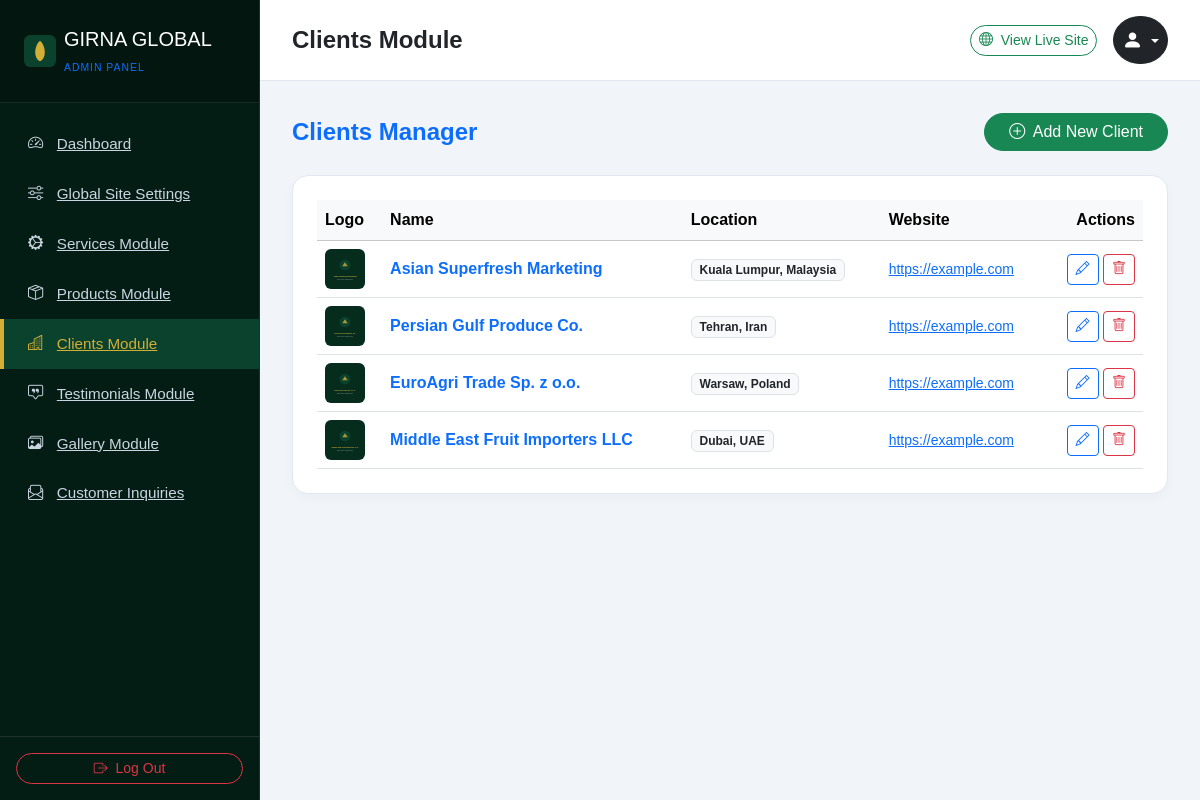
Page /admin/clients.php (signed in) on the committed database.
### tables this page shows
CREATE TABLE `clients` (
  `id` INT(11) NOT NULL AUTO_INCREMENT,
  `name` VARCHAR(150) NOT NULL,
  `logo` VARCHAR(255) DEFAULT NULL,
  `location` VARCHAR(100) DEFAULT 'International Market',
  `website` VARCHAR(255) DEFAULT '',
  `description` TEXT DEFAULT NULL,
  `sort_order` INT(11) DEFAULT 0,
  `created_at` TIMESTAMP DEFAULT CURRENT_TIMESTAMP,
  PRIMARY KEY (`id`)
);

### includes/db.php (called while the page is built, shortened)
<?php
class DB {
    public static function pdo() {
        return getDBConnection();
    }
    public static function query($sql, $params = []) {
        $pdo = self::pdo();
        $stmt = $pdo->prepare($sql);
        $stmt->execute($params);
        return $stmt;
    }
    public static function fetchAll($sql, $params = []) {
        $stmt = self::query($sql, $params);
        return $stmt ? $stmt->fetchAll() : [];
    }
}

### admin/clients.php (the view, shortened to what this page needs)
<?php
require_once __DIR__ . '/includes/header.php';
$action = $_GET['action'] ?? 'list';
$id = (int)($_GET['id'] ?? 0);
if ($action === 'add' || $action === 'edit'):
    $client = ($id > 0) ? DB::fetch("SELECT * FROM clients WHERE id = ?", [$id]) : null;
?>
<div class="d-flex justify-content-between align-items-center mb-4">
    <h4 class="fw-bold text-primary mb-0"><?= ($id > 0) ? 'Edit Client' : 'Add New Client' ?></h4>
    <a href="<?= ADMIN_URL ?>/clients.php" class="btn btn-outline-secondary rounded-pill btn-sm">Back to List</a>
</div>
<div class="admin-card p-4 max-w-700">
    <form action="<?= ADMIN_URL ?>/clients.php?id=<?= $id ?>" method="POST" enctype="multipart/form-data">
        <input type="hidden" name="csrf_token" value="<?= CSRF_TOKEN ?>">
        <div class="mb-3">
            <label class="form-label fw-semibold">Client / Company Name *</label>
            <input type="text" name="name" class="form-control" value="<?= e($client['name'] ?? '') ?>" required placeholder="e.g. Middle East Fruit Importers LLC">
        </div>
        <div class="row g-3 mb-3">
            <div class="col-md-6">
                <label class="form-label fw-semibold">Location / Country *</label>
                <input type="text" name="location" class="form-control" value="<?= e($client['location'] ?? '') ?>" required placeholder="Dubai, UAE">
            </div>
            <div class="col-md-6">
                <label class="form-label fw-semibold">Website Link</label>
                <input type="url" name="website" class="form-control" value="<?= e($client['website'] ?? '') ?>" placeholder="https://example.com">
            </div>
        </div>
        <div class="mb-3">
            <label class="form-label fw-semibold">Client Description</label>
            <textarea name="description" class="form-control" rows="3"><?= e($client['description'] ?? '') ?></textarea>
        </div>
        <div class="mb-3">
            <label class="form-label fw-semibold">Client Logo</label>
            <div class="image-preview-container mb-2" style="max-width:120px; height:80px;">
                <img src="<?= get_image_url($client['logo'] ?? '', 'clients', 'Logo') ?>" id="clientPreview" alt="Preview">
            </div>
            <input type="file" name="logo" class="form-control form-control-sm" data-preview="clientPreview" accept="image/*">
        </div>
        <div class="mb-3">
            <label class="form-label fw-semibold">Sort Order</label>
            <input type="number" name="sort_order" class="form-control" value="<?= e($client['sort_order'] ?? 0) ?>">
        </div>
        <button type="submit" class="btn btn-success py-2 px-4 rounded-pill fw-bold">Save Client</button>
    </form>
</div>
<?php
else:
    $clients = DB::fetchAll("SELECT * FROM clients ORDER BY sort_order ASC, id DESC");
?>
<div class="d-flex justify-content-between align-items-center mb-4">
    <h4 class="fw-bold text-primary mb-0">Clients Manager</h4>
    <a href="<?= ADMIN_URL ?>/clients.php?action=add" class="btn btn-success rounded-pill px-4">
        <i class="bi bi-plus-circle me-1"></i> Add New Client
    </a>
</div>
<div class="admin-card p-4">
    <div class="table-responsive">
        <table class="table table-hover align-middle mb-0">
            <thead class="table-light">
                <tr>
                    <th>Logo</th>
                    <th>Name</th>
                    <th>Location</th>
                    <th>Website</th>
                    <th class="text-end">Actions</th>
                </tr>
            </thead>
            <tbody>
                <?php foreach ($clients as $c): ?>
                    <tr>
                        <td>
                            <img src="<?= get_image_url($c['logo'], 'clients', $c['name']) ?>" class="rounded" width="40" height="40" style="object-fit:cover;">
                        </td>
                        <td class="fw-bold text-primary"><?= e($c['name']) ?></td>
                        <td><span class="badge bg-light text-dark border"><?= e($c['location']) ?></span></td>
                        <td class="small"><a href="<?= e($c['website']) ?>" target="_blank"><?= e($c['website']) ?></a></td>
                        <td class="text-end">
                            <a href="<?= ADMIN_URL ?>/clients.php?action=edit&id=<?= $c['id'] ?>" class="btn btn-sm btn-outline-primary"><i class="bi bi-pencil"></i></a>
                            <form action="<?= ADMIN_URL ?>/clients.php?action=delete&id=<?= $c['id'] ?>" method="POST" class="d-inline">
                                <button type="submit" class="btn btn-sm btn-outline-danger btn-delete-confirm"><i class="bi bi-trash"></i></button>
                            </form>
                        </td>
                    </tr>
                <?php endforeach; ?>
            </tbody>
        </table>
    </div>
</div>
<?php endif; ?>
<?php require_once __DIR__ . '/includes/footer.php'; ?>

### assets/css/admin.css (style rules this page uses)
:root { --admin-sidebar-bg: #041d14; --admin-sidebar-hover: #0b422e; --admin-primary: #062c1e; --admin-accent: #d4af37; --admin-bg: #f1f5f9; --admin-card-bg: #ffffff; --admin-text: #1e293b; }
body.admin-body { font-family: 'Outfit', sans-serif; background-color: var(--admin-bg); color: var(--admin-text); min-height: 100vh; }
.admin-card { background: #ffffff; border-radius: 16px; border: 1px solid #e2e8f0; box-shadow: 0 4px 12px rgba(0, 0, 0, 0.03); }

### rows in the picture
clients: logo+name (picture), name "Asian Superfresh Marketing", location "Kuala Lumpur, Malaysia", website "https://example.com"
clients: logo+name (picture), name "Persian Gulf Produce Co.", location "Tehran, Iran", website "https://example.com"
clients: logo+name (picture), name "EuroAgri Trade Sp. z o.o.", location "Warsaw, Poland", website "https://example.com"
clients: logo+name (picture), name "Middle East Fruit Importers LLC", location "Dubai, UAE", website "https://example.com"

### other values in the picture
$adminTitle "Clients Module"
